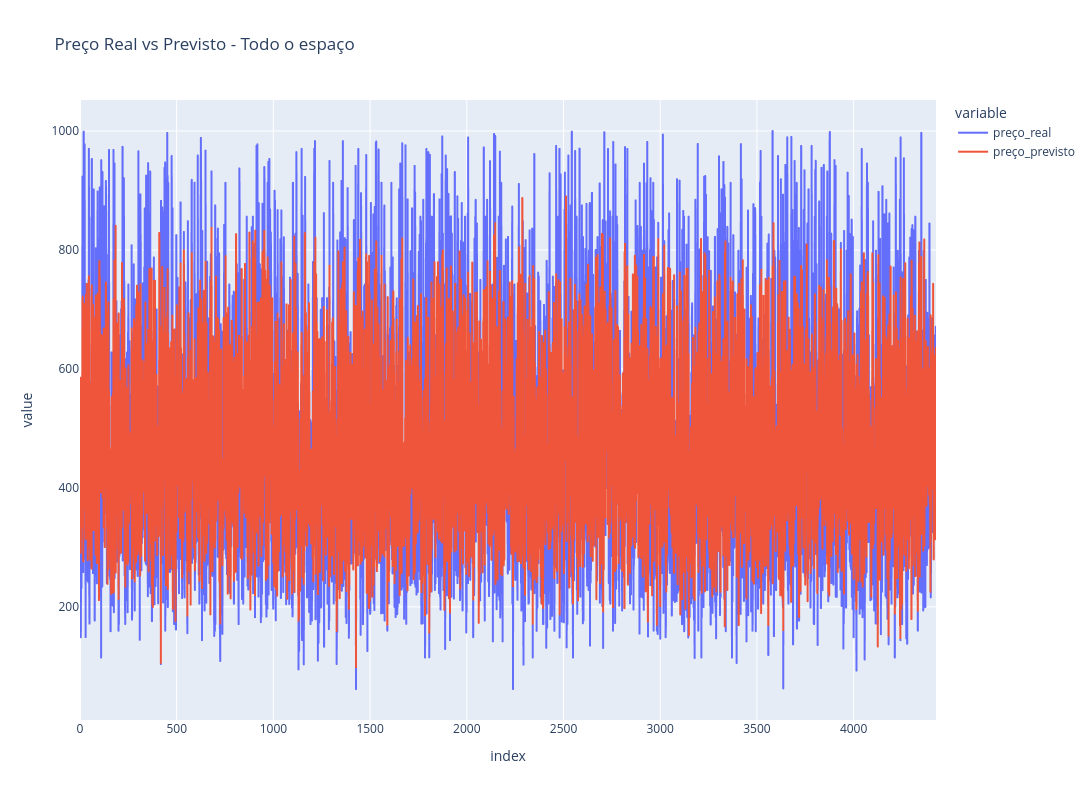

This figure's notebook cell:
### Markdown cell above
Resultado muito bom com XGBoost, principalmente para os dados de todo o espaço

### Code cell
import pandas as pd
import plotly.express as px

nome_do_grupo = 'Todo o espaço' 

y_real = predicoes_pricing[CASO]['arvore_xgboost'][nome_do_grupo]['y_test']
y_previsto = predicoes_pricing[CASO]['arvore_xgboost'][nome_do_grupo]['y_pred']

df_grupo_original = dfs_por_quartos[nome_do_grupo].dropna()
X_grupo = df_grupo_original.drop(columns=['price_cleaned'])
y_grupo = df_grupo_original['price_cleaned'].values

_, X_test_grupo, _, _ = train_test_split(
    X_grupo, y_grupo, test_size=0.2, random_state=RANDOM_SEED
)

df_grupo = pd.DataFrame({
    'id_imovel': X_test_grupo['id'], 
    'preço_real': y_real,            
    'preço_previsto': y_previsto     
})

df_grupo.reset_index(drop=True, inplace=True)
df_grupo['erro (%)'] = ((df_grupo['preço_real'] - df_grupo['preço_previsto']).abs() / df_grupo['preço_real'])*100

fig = px.line(df_grupo, y=['preço_real', 'preço_previsto'], 
              title=f"Preço Real vs Previsto - {nome_do_grupo}")
fig.update_layout(
    width=1500,
    height=800
)
fig.show()

print(f"Exemplos com erro >= 10% para {nome_do_grupo}:")
print(df_grupo[df_grupo['erro (%)'] >= 10].head())

### Figure 1 — Plotly figure (JSON) as saved in the notebook; plotly's stock layout.template omitted (floating-point values rounded to 4 significant figures; data arrays with more than 128 entries replaced by an {"elided": "..."} marker saying what was removed)
{"data": [{"hovertemplate": "variable=preço_real<br>index=%{x}<br>value=%{y}<extra></extra>", "legendgroup": "preço_real", "line": {"color": "#636efa", "dash": "solid"}, "marker": {"symbol": "circle"}, "mode": "lines", "name": "preço_real", "showlegend": true, "type": "scattergl", "x": {"elided": "4427 int values"}, "xaxis": "x", "y": {"elided": "4427 float values"}, "yaxis": "y"}, {"hovertemplate": "variable=preço_previsto<br>index=%{x}<br>value=%{y}<extra></extra>", "legendgroup": "preço_previsto", "line": {"color": "#EF553B", "dash": "solid"}, "marker": {"symbol": "circle"}, "mode": "lines", "name": "preço_previsto", "showlegend": true, "type": "scattergl", "x": {"elided": "4427 int values"}, "xaxis": "x", "y": {"elided": "4427 float values"}, "yaxis": "y"}], "layout": {"height": 800, "legend": {"title": {"text": "variable"}, "tracegroupgap": 0}, "title": {"text": "Preço Real vs Previsto - Todo o espaço"}, "width": 1500, "xaxis": {"anchor": "y", "domain": [0, 1], "title": {"text": "index"}}, "yaxis": {"anchor": "x", "domain": [0, 1], "title": {"text": "value"}}}}
